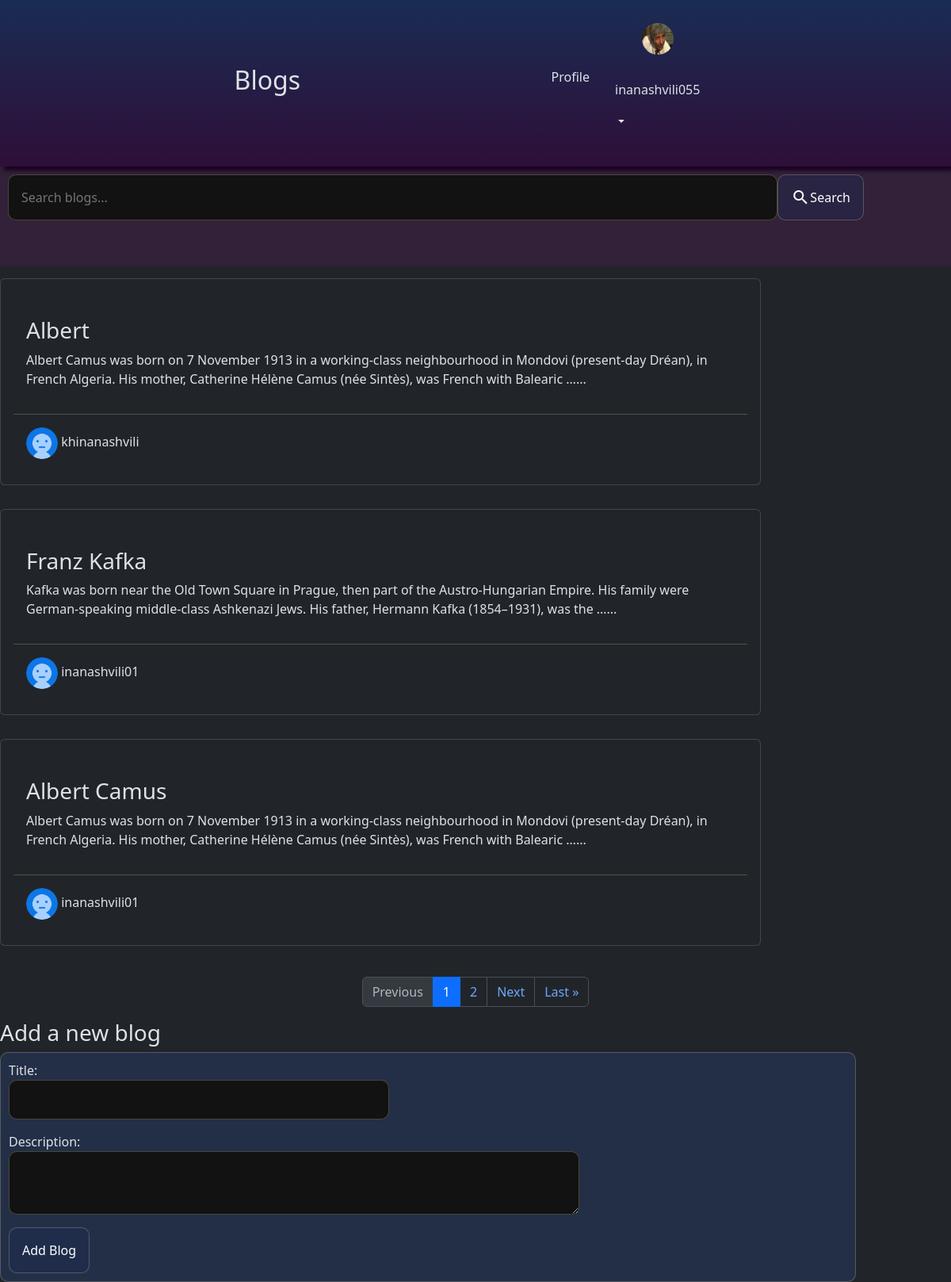
Screenshot of / (signed in) with the database file from the repository.
### blogs/models.py (models this page shows, shortened)
class Author(models.Model):
    user = models.OneToOneField(User, on_delete=models.CASCADE, null=True, blank=True)
    avatar = models.ImageField(null=True, default= 'avatar.png' )
    name = models.CharField(max_length=50)

class Blogs(models.Model):
    title = models.CharField(max_length=50)
    description = models.TextField()
    authors = models.ManyToManyField("Author")
    created = models.DateTimeField(auto_now_add=True, null=True)
    class Meta:
        ordering = ['-created']

### blogs/views.py (the view)
# urls.py: path('', views.home, name='home'),
def home(request):
    blogs_author = Author.objects.all()
    query = request.GET.get('query', "").strip()
    blog_list = Blogs.objects.filter(title__icontains=query) if query else Blogs.objects.all()
    paginator = Paginator(blog_list, 3)
    page_number = request.GET.get('page', 1)
    try:
        blogs = paginator.page(page_number)
    except PageNotAnInteger:
        blogs = paginator.page(1)
    except EmptyPage:
        blogs = paginator.page(paginator.num_pages)
    if request.method == "POST":
        form = BlogForm(request.POST, request.FILES)
        if form.is_valid():
            blog = form.save(commit=False)
            author, created = Author.objects.get_or_create(user=request.user, defaults={"name": request.user.username})
            blog.save()
            blog.authors.add(author)
            return redirect('home')
    else:
        form = BlogForm()
    context = {
        "blogs": blogs,
        "blogs_author": blogs_author,
        "page_range": paginator.page_range,
        "form": form,
    }
    return render(request, 'blogs/home.html', context)

### blogs/forms.py
class BlogForm(forms.ModelForm):
    class Meta:
        model = Blogs
        fields = ['title', 'description']

### blogs/templates/blogs/home.html (shortened to what this page needs)
{% extends 'index.html' %}
{% load static %}
{% block content %}
<div class="forms-container">
  <div class="">
    <form method="GET" class="search-form">
      <input type="text" name="query" placeholder="Search blogs..." value="{{ request.GET.query }}">
      <button type="submit"><span class="material-icons md-light">search</span> Search</button>
    </form>
  </div>
</div>
{% include 'blogs/blog_list.html' %}
{% include 'blogs/paginator.html' %}
{% if request.user.is_authenticated %}
<h3>Add a new blog</h3>
<form method="POST" enctype="multipart/form-data" class="new-blog-form">
  {{ form.as_p }}
  <button type="submit">Add Blog</button>
</form>
{% endif %}
{% endblock %}

### templates/navbar.html (shortened to what this page needs)
{% load static %}
<nav class="navbar navbar-expand-lg bg-body-tertiary header-nav">
    <a class="nav-link active" aria-current="page" href="{% url 'home' %}"><h2>Blogs</h2></a>
    <ul class="prof">
  {% if request.user.is_authenticated %}
        <li class="nav-item">
          <a class="nav-link active profile" aria-current="page" href="{% url 'profile' %}"><span class="Profile ">Profile </span></a>
        </li>
  <div class="">
    <div class="dropdown">
    <a href="{% url 'profile' %}">
      <img src="{{ request.user.author.avatar.url }}" alt="" style="width: 2.5em; height: 2.5em; border-radius: 100%;">
    </a>
    <a class="nav-link dropdown-toggle" role="button" data-bs-toggle="dropdown" aria-expanded="false" >
      <p>{{request.user.username}}  </p>
    </a>
  </div>
  </div>
  {% endif %}
    </ul>
  </nav>

### blogs/templates/blogs/blog_list.html (shortened to what this page needs)
{% block content %}
{% for blog in blogs %}
<div class="blog-list">
    {% if blog.id %}
    <a href="{% url 'blog_detail' blog.id %}" class="text-decoration-none d-flex">
    {% endif %}
        <div class="card">
            <div class="card-body">
                <div class="blog">
                    <h3 class="card-title">{{ blog.title }}</h3>
                    <p class="card-text">{{ blog.description|truncatewords:30 }}...</p>
                </div>
                <div class="author">
                    {% for author in blog.authors.all %}
                    <a href="{% url 'author_profile' author.id %}">
                            <img src="{{ author.avatar.url }}" alt="{{ author.name }}" style="width: 2.5em; height: 2.5em; border-radius: 100%;">
                            <span>{{ author.name }}</span>
                        </a>
                    {% endfor %}
                </div>
            </div>
        </div>
    </a>
</div>
{% endfor %}
{% endblock %}

### static/styles/style.css (style rules this page uses)
.header-nav { display: flex; justify-content: space-evenly; background: linear-gradient(180deg, #1a2c54 0%, #2e0f38 100% ); width: 100%; box-shadow: #190121 5px 5px 5px; z-index: 5000; align-items: center; }
a { cursor: pointer !important; }
.dropdown { display: flex; flex-direction: column; justify-content: center; align-items: center; }
.dropdown a { padding:1em; }
.profile { padding: 0 1em; }
.prof { display: flex; justify-content: center; align-items: center; padding: 5px; }
a { all: unset; }
.card { height: 100% !important; justify-content: space-between; }
.blog-list { flex-direction: column; width: 80%; padding: 15px 0; }
li { all: unset; }
.forms-container { width: 100vw !important; background-color: #511a545c; padding: 10px; margin: 0; }
.search-form { width: 90vw; margin-bottom: 3em; display: flex; justify-content: space-evenly; align-items: center; }
.search-form input { width: 90%; border: 1px solid rgba(245, 222, 179, 0.248); border-radius: 10px; padding: 1em; }
.search-form button , button { border: 1px solid rgba(245, 222, 179, 0.248); border-radius: 10px; padding: 1em; background-color: #1a2c545e; display: inline-flex; transition: 0.3 ease-in; }
.new-blog-form { border: 1px solid rgba(245, 222, 179, 0.248); border-radius: 10px; width: 90%; padding: 10px; background-color: #2a457f56; }
.new-blog-form input, textarea { display: flex; flex-direction: column; width: 60vw; height: 10vh; border: 1px solid rgba(245, 222, 179, 0.248); border-radius: 10px; }
.new-blog-form input { width: 40vw; height: 50px; }
.author { padding: 1em ; border-top: 1px solid rgba(245, 222, 179, 0.237); }
.blog { padding: 2em 1em; }

### rows the page displays
Blogs: title "Albert", description "Albert Camus was born on 7 November 1913 in a working-class neighbourhood in Mondovi (present-day Dréan), in French Algeria. His mother, Catherine Hélène Camus (née Sintès), was French with Balearic …"
Author: avatar (placeholder picture), name "khinanashvili"
Blogs: title "Franz Kafka", description "Kafka was born near the Old Town Square in Prague, then part of the Austro-Hungarian Empire. His family were German-speaking middle-class Ashkenazi Jews. His father, Hermann Kafka (1854–1931), was the …"
Author: avatar (placeholder picture), name "inanashvili01"
Blogs: title "Albert Camus", description "Albert Camus was born on 7 November 1913 in a working-class neighbourhood in Mondovi (present-day Dréan), in French Algeria. His mother, Catherine Hélène Camus (née Sintès), was French with Balearic …"

### other values shown
{{ request.user.username }} "inanashvili055"
{{ num }} "1"
{{ num }} "2"
